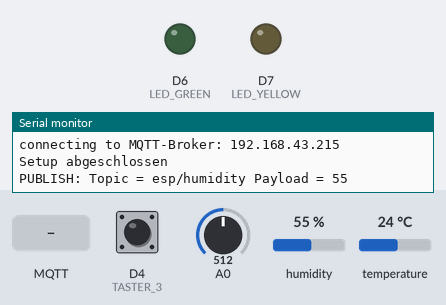
Bench run of a sketch on a simulated ESP8266 (NodeMCU). Shown: output pins drawn as LEDs (lit = HIGH), the last lines printed to the serial monitor. Dashed ring = blinking. The test bench sets the inputs (shaded band); at power-on: D4 (TASTER_3) HIGH, A0 = 512, humidity 55 %, temperature 24 °C. WiFi joins after 1.5 s; servers stay silent unless stated; no MQTT or app messages arrive unless stated; pins used as bus, display or sensor lines are not drawn.

Above: at 2.8 s.
2.9 s: MQTT message "1" arrives on the third subscribed topic
At 4.0 s:
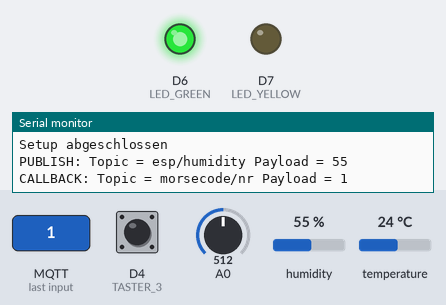
7.8 s: D4 (TASTER_3) pulled LOW for 0.15 s
11.3 s: MQTT message "1" arrives on the first subscribed topic
14.8 s: MQTT message "0" arrives on the third subscribed topic
16.3 s: MQTT message "2" arrives on the third subscribed topic
At 18.94 s:
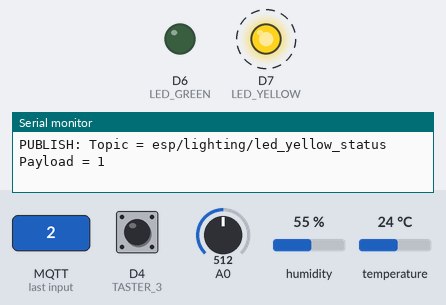
Timing chart, 0 to 21.9 s (numbered marks = the images above; inputs shaded):
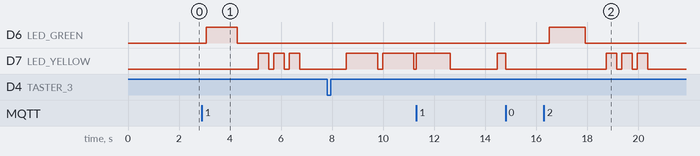

Measured:
- after the input at 2.9 s, D6 (LED_GREEN): LOW → HIGH after 0.17 s, → LOW 1.2 s later; D7 (LED_YELLOW): alternates HIGH for 0.41 s and LOW for 0.20 s, 6 changes in all, then stays LOW, starting after 2.2 s
- after the input at 16.3 s, D6 (LED_GREEN): LOW → HIGH after 0.21 s, → LOW 1.4 s later; D7 (LED_YELLOW): alternates HIGH for 0.41 s and LOW for 0.20 s, 6 changes in all, then stays LOW, starting after 2.4 s

The sketch:

escapeRoomSketch.ino
```cpp
/* ################################################################
 Filename      : escapeRoomSketch.ino
 Author        : Bohn Matthias
 Date          : 26.05.2024
################################################################ */
#include <DHT.h>
#include <ESP8266WiFi.h>
#include <PubSubClient.h>
#include <MFRC522.h>
#include "Streaming.h"
#include "wifi.h"
#include "params.h"
#include "functions.h"

DHT dht(DHT_PIN, DHT_TYPE);  // Initialisierung des DHT-Sensors

void setup() {
  Serial.begin(9600);
  Serial << endl
         << "Start Escape-Room" << endl;

  Serial << F("Version: 1.1.5") << endl
         << F("Build: ") << F(__TIME__) << F("  ") << F(__DATE__) << endl
         << F(__FILE__) << endl;

  pinMode(LED_YELLOW, OUTPUT);
  pinMode(LED_GREEN, OUTPUT);
  pinMode(TASTER_3, INPUT_PULLUP);
  attachInterrupt(digitalPinToInterrupt(TASTER_3), handleButtonPress, FALLING);

  //WIFI Konfig
  #ifdef AP_MODE
    WiFi.mode(WIFI_AP);                                       // access point modus
    WiFi.softAP(ap_ssid, ap_psk);                             // Name des Wi-Fi Netzes und Passwort
    delay(500);                                               //Abwarten 0,5s
    Serial << "IP address " << WiFi.softAPIP() << endl;       //Ausgabe aktueller IP des Servers
  #endif

  #ifndef AP_MODE
    WiFi.mode(WIFI_STA);
    WiFi.begin(ssid, psk);
    // wait for AP association
    Serial << "Warte auf Verbindung..." << endl;

    while (WiFi.status() != WL_CONNECTED) {
      delay(500);
      Serial << ".";
    }

    Serial << endl
          << "Mit " << ssid << "verbunden" << endl
          << endl
          << "IP-Addresse: " << WiFi.localIP() << endl
          << endl;
  #endif

  //DHT Sensor
  pinMode(DHT_POWER, OUTPUT);     // Konfiguriere den DHT-Stromversorgungspin als Ausgang
  digitalWrite(DHT_POWER, HIGH);  // Schalte die Stromversorgung für den DHT-Sensor ein
  dht.begin();                    // Initialisierung des DHT-Sensors

  mqttClient.setServer(MQTT_BROKER, PORT);

  mqttAvailable();
  mqttClient.setCallback(callback);

  Serial << "Setup abgeschlossen" << endl;
}


void loop() {
  int messwerteArr[ANZAHL_MESSWERTE];
  int brightnessAvg = 0;
  unsigned long currentMillis = millis();  // Aktuelle Zeit abrufen

  if (buttonPressed) {
    buttonPressed = false;
    publishData(TOPIC_BUTTON3, "1");
  }

  // Wird kontinuierlich aufgerufen und prüft den Morse-Code-Status
  if (playingMorse) {
    playMorseCode();
  }

  if (currentMillis - previousMqttMillis >= 200) {
    previousMqttMillis = currentMillis;
    if (mqttAvailable()) {

      unsigned long start = millis();
      do {
        mqttClient.loop();  // Verarbeite den Eingangs-Nachrichtenstapel
      } while (millis() - start < 200);

      if (currentMillis - previousMillis >= interval) {
        for (int i = 0; i < ANZAHL_MESSWERTE; i++) {  // Messwerte erfassen
          messwerteArr[i] = analogRead(SENSOR);
        }

        brightnessAvg = brightnessAvgCalc(messwerteArr);  // Durchschnittshelligkeit berechnen

        h = dht.readHumidity();     // Luftfeuchtigkeit lesen

        if (sendBrightness) {
          if (abs(brightnessAvg - brightness) > 50) {
            brightness = brightnessAvg;
            publishData(TOPIC_LDR, String(brightnessAvg));
          }
        }

        if (abs(round(h) - humidity) > 2) {
          humidity = round(h);
          publishData(TOPIC_HUMIDITY, String(humidity));
        }
      }

      if (sendRfid) {
        SPI.begin();         // SPI-Bus initialisieren
        mfrc522.PCD_Init();  // MFRC522 initialisieren

        checkRFID();
      }
    }
  }
}
```

functions.h
```cpp
/* ################################################################
 Filename      : functions.h
 Author        : Bohn Matthias
 Date          : 26.05.2024
################################################################ */
#include "WString.h"
#ifndef FUNCTIONS_H
#define FUNCTIONS_H

#include "params.h"

// Interrupt Service Routine (ISR) für das Drücken des Buttons
void IRAM_ATTR handleButtonPress() {
  buttonPressed = true;
}

// Funktion zum Finden des Index des maximalen Werts im Array
int findMaxIdx(const int messwerteArr[]) {
  int maxValue = messwerteArr[0];               // Initialisierung des maximalen Werts mit dem ersten Wert im Array
  int idx = 0;                                  // Index des maximalen Werts initialisieren
  for (int i = 1; i < ANZAHL_MESSWERTE; i++) {  // Schleife durch alle Messwerte
    if (messwerteArr[i] > maxValue) {           // Überprüfen, ob der aktuelle Wert größer als der bisherige maximale Wert ist
      maxValue = messwerteArr[i];               // Aktualisierung des maximalen Werts
      idx = i;                                  // Aktualisierung des Index des maximalen Werts
    }
  }
  return idx;  // Rückgabe des Index des maximalen Werts
}

// Funktion zum Finden des Index des minimalen Werts im Array
int findMinIdx(const int messwerteArr[]) {
  int minValue = messwerteArr[0];               // Initialisierung des minimalen Werts mit dem ersten Wert im Array
  int idx = 0;                                  // Index des minimalen Werts initialisieren
  for (int i = 1; i < ANZAHL_MESSWERTE; i++) {  // Schleife durch alle Messwerte
    if (messwerteArr[i] < minValue) {           // Überprüfen, ob der aktuelle Wert kleiner als der bisherige minimale Wert ist
      minValue = messwerteArr[i];               // Aktualisierung des minimalen Werts
      idx = i;                                  // Aktualisierung des Index des minimalen Werts
    }
  }
  return idx;  // Rückgabe des Index des minimalen Werts
}

// Funktion zur Berechnung des Durchschnitts der Helligkeitswerte
int brightnessAvgCalc(const int messwerteArr[]) {
  int AVG = 0;                                   // Durchschnittsvariable initialisieren
  const int idx_max = findMaxIdx(messwerteArr);  // Index des maximalen Werts finden
  const int idx_min = findMinIdx(messwerteArr);  // Index des minimalen Werts finden

  for (int i = 0; i < ANZAHL_MESSWERTE; i++) {  // Schleife durch alle Messwerte
    if (i != idx_max && i != idx_min)           // Überprüfen, ob der Index nicht dem Index des maximalen oder minimalen Werts entspricht
    {
      AVG += messwerteArr[i];  // Wert zum Durchschnitt hinzufügen
    }
  }
  return AVG / (ANZAHL_MESSWERTE - 2);  // Durchschnitt berechnen und zurückgeben
}

// Funktion zum Veröffentlichen von Daten über MQTT
void publishData(String topic, String payload) {
  mqttClient.publish(topic.c_str(), payload.c_str());
  Serial << "PUBLISH: Topic = " << topic << " Payload = " << payload << endl;
}

// Funktion zur Überprüfung des RFID-Tags
void checkRFID() {
  if (mfrc522.PICC_IsNewCardPresent()) {  // Überprüfen, ob eine neue Karte vorhanden ist
    if (mfrc522.PICC_ReadCardSerial()) {  // Überprüfen, ob die Kartendaten gelesen werden können
      Serial << "Card UID: ";
      for (byte i = 0; i < mfrc522.uid.size; i++) {  // Schleife durch die UID-Bytes
        if (mfrc522.uid.uidByte[i] < 0x10) {
          Serial << " 0";
        } else {
          Serial << " ";
        }
        Serial << _HEX(mfrc522.uid.uidByte[i]);  // Ausgabe der UID-Bytes in Hexadezimalformat
      }
      Serial << endl;
      // Hier könntest du die UID auch an MQTT senden
      String uidString = "";
      for (byte i = 0; i < mfrc522.uid.size; i++) {  // Erstellen des UID-Strings
        uidString += String(mfrc522.uid.uidByte[i] < 0x10 ? "0" : "") + String(mfrc522.uid.uidByte[i], HEX);
      }
      publishData("esp/rfid/uid", uidString);  // UID über MQTT senden
      sendRfid = false;
      mfrc522.PICC_HaltA();  // Stop reading
    } else {
      Serial << "Error reading card." << endl;
    }
  } else {
    Serial << "No card present." << endl;
  }
}

// Funktion zum Abspielen des Morse-Codes
void playMorseCode() {
  unsigned long currentMorseCodeMillis = millis();
  static bool isSymbolSpace = false;

  if (playingMorse && currentMorseCodeMillis - previousMillisMorseCode >= waittime) {
    previousMillisMorseCode = currentMorseCodeMillis;
    char symbol = morseBuffer[morseIndex];
    pinMode(LED_YELLOW, OUTPUT);
    pinMode(LED_GREEN, OUTPUT);

    if (symbol == '*') {
      digitalWrite(LED_GREEN, HIGH);
      waittime = HYPHEN_TIME;
      morseIndex++;
    } else if(prev_sym == '.' || prev_sym == '-'){
      digitalWrite(LED_YELLOW, LOW);  // LED ausschalten nach einem Symbol
      publishData(TOPIC_LAMP_STATUS, "0");
      waittime = WAIT_TIME;
      prev_sym = ' ';
    } else if (symbol == '.') {
      digitalWrite(LED_YELLOW, HIGH);  // LED für Punkt-Symbol einschalten
      publishData(TOPIC_LAMP_STATUS, "1");
      prev_sym = symbol;
      waittime = DOT_TIME;
      morseIndex++;
    } else if (symbol == '-') {
      digitalWrite(LED_YELLOW, HIGH);  // LED für Strich-Symbol einschalten
      publishData(TOPIC_LAMP_STATUS, "1");
      waittime = HYPHEN_TIME;
      prev_sym = symbol;
      morseIndex++;
    } else if (symbol == ' ') {
      digitalWrite(LED_GREEN, LOW);  // LED ausschalten für Leerzeichen
      digitalWrite(LED_YELLOW, LOW);  // LED ausschalten für Leerzeichen
      publishData(TOPIC_LAMP_STATUS, "0");
      waittime = SPACE_TIME;
      prev_sym = ' ';
      morseIndex++;
    } else {
      digitalWrite(LED_YELLOW, LOW);  // LED ausschalten bei unbekanntem Symbol
      playingMorse = false;
      publishData(TOPIC_LAMP_STATUS, "0");
      morseIndex = 0; // Reset Morse index
    }
    if (morseIndex >= strlen(morseBuffer)) {
      morseIndex = 0; // Wiederholen des Morse-Codes
      isSymbolSpace = false; // Startet mit Buchstabenpause beim Wiederholen
    }
  }
}

// Callback-Funktion für eingehende MQTT-Nachrichten
void callback(char* c_topic, byte* payload, unsigned int length) {
  // Konvertiere Payload in String
  String msg, topic;
  for (byte i = 0; i < length; i++) {
    msg += char(payload[i]);
  }
  topic = String(c_topic);
  Serial << "CALLBACK: Topic = " << topic << " Payload = " << msg << endl;

  // Verarbeite empfangene Topics
  if (topic == TOPIC_LAMP) {
    if (msg == "1") {
      digitalWrite(LED_YELLOW, HIGH);
      publishData(TOPIC_LAMP_STATUS, "1");
    }
    if (msg == "0") {
      digitalWrite(LED_YELLOW, LOW);
      publishData(TOPIC_LAMP_STATUS, "0");
    }
  }

  if (topic == TOPIC_SEND_LDR) {
    Serial << "send brightness " << msg << endl;
    if (msg == "1") {
      sendBrightness = true;
      publishData(TOPIC_LDR, String(brightness));
    }
    if (msg == "0") {
      sendBrightness = false;
    }
  }

  if (topic == MORSECODE_NR_TOPIC) {
    if (msg == "1") {
      strncpy(morseBuffer, SOS, sizeof(morseBuffer) - 1);
      playingMorse = true;
    } else if(msg == "2"){
      strncpy(morseBuffer, SEK, sizeof(morseBuffer) - 1);
      playingMorse = true;
    } else if(msg == "3"){
      strncpy(morseBuffer, NSA, sizeof(morseBuffer) - 1);
      playingMorse = true;
    } else {
      playingMorse = false;
      morseIndex = 0;
      digitalWrite(LED_YELLOW, LOW);
      publishData(TOPIC_LAMP_STATUS, "0");
    }
  }

  if (topic == RFID_SEND_TOPIC) {
    if (msg == "2") {
      sendRfid = true;
    } else {
      sendRfid = false;
    }
  }
}

// Funktion zur Überprüfung der MQTT-Verfügbarkeit und Verbindung
boolean mqttAvailable() {
  while (!mqttClient.connected()) {  // Überprüfen, ob der MQTT-Client verbunden ist
    Serial << "connecting to MQTT-Broker: ";
    Serial << MQTT_BROKER << endl;
    mqttClient.connect("ESP-Client_xyz");  // Verbindung zum MQTT-Broker herstellen
    mqttClient.subscribe(TOPIC_LAMP);  // Abonnieren der benötigten Topics
    mqttClient.subscribe(TOPIC_SEND_LDR);
    mqttClient.subscribe(MORSECODE_NR_TOPIC);
    mqttClient.subscribe(RFID_SEND_TOPIC);
  }
  return mqttClient.connected();  // Rückgabe des Verbindungsstatus
}

#endif
```

params.h
```cpp
/* ################################################################
 Filename      : params.h
 Author        : Bohn Matthias
 Date          : 26.05.2024
################################################################ */
#ifndef PARAMS_H
#define PARAMS_H

// MQTT-Parameter
//const char* MQTT_BROKER = "192.168.4.1";
//const char* MQTT_BROKER = "192.168.43.133";
const char* MQTT_BROKER = "192.168.43.215";
const uint16_t PORT = 1883;

WiFiClient espClient;
PubSubClient mqttClient(espClient);

// MQTT-Themen
#define TOPIC_LAMP "esp/lighting/led_yellow"
#define TOPIC_LAMP_STATUS "esp/lighting/led_yellow_status"
#define TOPIC_LDR "esp/brightness"
#define TOPIC_SEND_LDR "esp/brightness/send"
#define TOPIC_HUMIDITY "esp/humidity"
#define TOPIC_SEND_HUMIDITY "esp/humidity/send"
#define MORSECODE_NR_TOPIC "morsecode/nr"
#define TOPIC_TEMPERATURE "esp/temperature"
#define TOPIC_BUTTON3 "esp/btn3"
#define RFID_SEND_TOPIC "esp/rfid/send"

// Variablen für RFID
#define RST_PIN D2  // RST-PIN für RC522
#define SS_PIN D1   // SDA-PIN für RC522
volatile bool sendRfid = false;
MFRC522 mfrc522(SS_PIN, RST_PIN);  // Erstellen einer MFRC522-Instanz
/*
Orange 3,3v   -> 3,3v
Gelb RST      -> 3 RXD
Schwarz SDA   -> 5
Grün GND      -> GND
Weiß SCK      -> 14
Lila MISO     -> 12
Grau MOSI     -> 13
 */

#define TASTER_3 2
volatile bool buttonPressed = false;

//Variablen für DHT22
#define DHT_TYPE DHT22  // Typ des DHT-Sensors
#define DHT_PIN 14      // Pin, an dem der DHT-Sensor angeschlossen ist
#define DHT_POWER 4    // Pin zur Stromversorgung des DHT-Sensors
float h;

#define LED_YELLOW 13
#define LED_GREEN 12

// Variablen für LDR
const int SENSOR = 0;             // Analog-Pin, an dem der LDR (Light Dependent Resistor) angeschlossen ist
const int ANZAHL_MESSWERTE = 25;  // Anzahl der Messwerte zur Durchschnittsbildung
const int HYSTERESE = 10;         // Hysterese für den LDR-Wert
bool leaveHyst = true;            // Variable zur Überwachung der Hysterese
volatile bool sendBrightness = false;

// Globale Variablen
int brightness = 0;
int humidity = 0;

unsigned long previousMillis = 0;
unsigned long previousMqttMillis = 0;
const long interval = 200;
unsigned long previousMillisMorseCode = 0;

// MorseCode Variablen
#define DOT_TIME 250
#define HYPHEN_TIME 1100
#define SPACE_TIME 650
#define WAIT_TIME 200
#define SOS "* ...  ---  ...    "
#define SEK "* ...  .  -.-    "
#define NSA "* -.  ...  .-    "
int morseIndex = 0;
bool isLetterSpace = false;
volatile bool playingMorse = false;
int waittime = 0;
char prev_sym = ' ';
char morseBuffer[50];

#endif
```

wifi.h
```cpp
/* ################################################################
 Filename      : wifi.h
 Author        : Bohn Matthias
 Date          : 26.05.2024
################################################################ */
#include <ESP8266WiFi.h>

//const char* ssid = "EscapeRoomWifi";      // WIFI SSID for station mode
//const char* psk = "EscapeRoomWifi";  // WIFI PSK

const char* ssid = "MrRobot";      // WIFI SSID for station mode
const char* psk = "Pa55wortBohn";  // WIFI PSK

//const char* ssid = "FRITZ!Box 7530 UJ";      // WIFI SSID for station mode
//const char* psk = "83182028375009194505";  // WIFI PSK

const char* ap_ssid = "EscapeRoomWifi";  // WIFI SSID for AP mode
const char* ap_psk = "EscapeRoomWifi";   // WIFI PSK

//#define AP_MODE                     // comment for station mode
```
